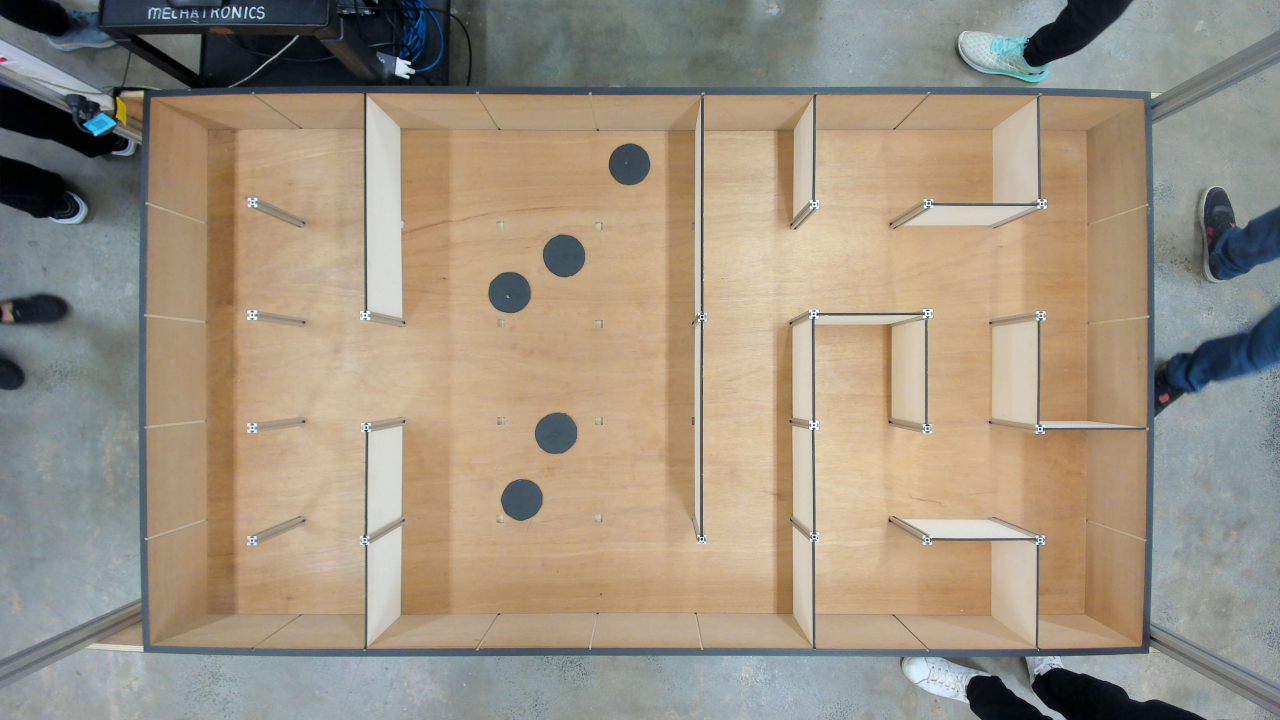
#> input picture official_obstacle.png, 3840 x 2160 px (shown at 1/3 size)
$ jupyter execute updated_cont_planning.ipynb
#> lines starting #> are read from the running program, lines starting #| are printed output that depends on the picture; after the words box and inside, x2 and y2 are one past the last pixel; in counts of white or black regions, pixels touching at a corner belong together
[cell 1]
# IMAGE PROCESSING
import cv2 # OpenCV library
import numpy as np # Numpy library for matricies
import random
import math
from matplotlib import pyplot as plt # Matplotlib library for plotting
from collections import deque
import heapq

random.seed(42)

[cell 2]
# General settings
seed = 42
image_file = "official_obstacle.png"

# Occupancy map
unsafe_iterations = 3

# BFS
size_of_node_grid = 9
bfs_start_node = 0
bfs_end_node = 99

[cell 3]
image = cv2.imread(image_file)
#> image is the input picture: shape (2160, 3840, 3); mean B, G, R 129.5, 146.5, 157.4
rgb_image = cv2.cvtColor(image,cv2.COLOR_BGR2RGB)
plt.imshow(rgb_image)
plt.title("RGB maze")
plt.show()

[cell 4]
pts1 = np.float32([[428,263],[3445,263],[428,1960],[3445,1960]]) # original img corners
pts2 = np.float32([[0,0],[2250,0],[0,1250],[2250,1250]]) # warped corners


H = cv2.getPerspectiveTransform(pts1,pts2) # homography matrix
print(H)

warped_img = cv2.warpPerspective(image, H, (2251,1251)) # 250*9 x 250*5
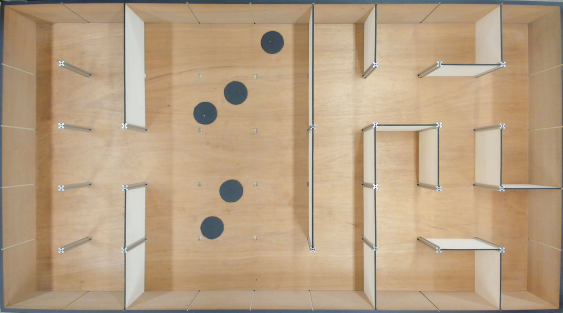
#> warped_img: shape (1251, 2251, 3) (shown at 1/4 size); mean B, G, R 130.9, 159.8, 183.9
warped_rgb = cv2.cvtColor(warped_img,cv2.COLOR_BGR2RGB)
plt.imshow(warped_rgb)
plt.title("transformed rgb maze")
plt.show()

[cell 5]
# masking image
hsv_img = cv2.cvtColor(warped_img, cv2.COLOR_BGR2HSV)
#> hsv_img: shape (1251, 2251, 3); mean H, S, V 21.2, 76.9, 185
hsv_low = np.array([9,0,105],np.uint8)
hsv_high = np.array([97,255,255],np.uint8)
mask = cv2.inRange(hsv_img,hsv_low,hsv_high)
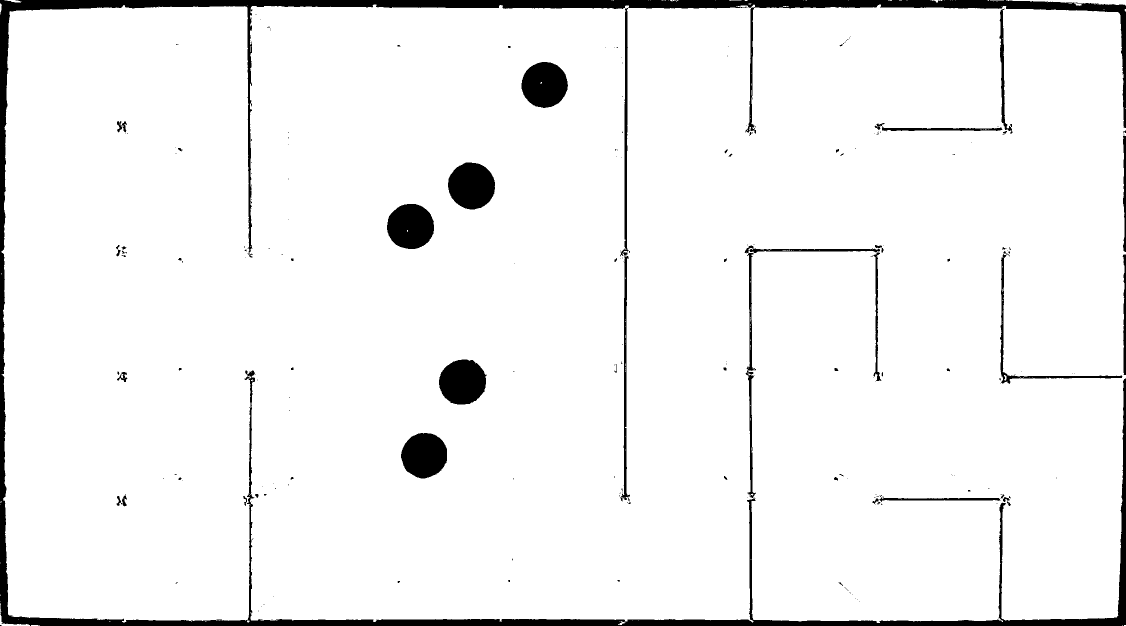
#> mask: shape (1251, 2251) (shown at 1/2 size); 95% white; 226 black regions (171 under 20 px), largest, box (x1, y1, x2, y2) and area: (0, 0, 2251, 1251) 87210, (896, 325, 990, 419) 6868, (774, 408, 868, 498) 6701
height, width,_ = warped_img.shape
color_img = np.ones((height,width,3),dtype=np.uint8) * 255
color_img[mask==0] = [0,0,0]
plt.imshow(color_img)
plt.show()

[cell 6]
def generate_buffer_zone(img, kernels, iteration, minObs):
#> called with kernels = 100, iteration = 1, minObs = 300
    kernel = np.ones((kernels, kernels), np.uint8)
    gray = cv2.cvtColor(img, cv2.COLOR_RGB2GRAY)
    _, obstacle = cv2.threshold(gray, 0, 255, cv2.THRESH_BINARY_INV)
    num_labels, labels, stats, _ = cv2.connectedComponentsWithStats(obstacle, connectivity=8)
    large_obstacles_mask = np.zeros_like(obstacle)
    for i in range(1, num_labels):
        if stats[i, cv2.CC_STAT_AREA] > minObs:
            large_obstacles_mask[labels == i] = 255
    unsafe_zone = cv2.dilate(large_obstacles_mask, kernel, iterations=iteration)
    unsafe_mask = np.logical_and(unsafe_zone == 255, obstacle == 0)
    img[unsafe_mask] = [255, 0, 0]
    return img

[cell 7]
# adding buffer zone
kernel = np.ones((7, 7), np.uint8)
kernel3 = np.ones((3, 3), np.uint8)
kernel2 = np.ones((2, 2), np.uint8)
kernel4 = np.ones((4, 4), np.uint8)
kernel5 = np.ones((1, 1), np.uint8)

image = color_img.copy()

dilated_image = cv2.dilate(image, kernel2, iterations = 1)
erode_image = cv2.erode(dilated_image, kernel3, iterations = 2)
buffer_image = generate_buffer_zone(erode_image,100,1,300)

plt.imshow(buffer_image)
plt.show()
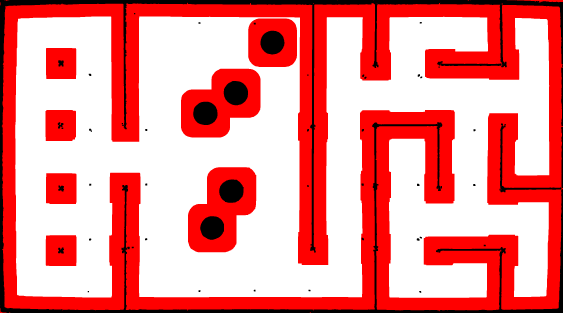
#> shown: shape (1251, 2251, 3) (shown at 1/4 size); mean R, G, B 239.1, 144.1, 144.1

[cell 8]
class Node:
    def __init__(self, node_id, x, y):
        self.id = node_id
        self.x = x
        self.y = y

    def get_point(self):
        return (self.x, self.y)

    def get_ID(self):
        return self.id

class Graph:
    def __init__(self):
        self.nodes = {} # Keys are node IDs, Values are node objects
        self.edges = {} # Keys are node IDs, Values are objects containing neighbouring node ID and the weight

    def add_node(self, node_id, x, y):
        if node_id not in self.nodes:
            self.nodes[node_id] = Node(node_id, x, y)
            self.edges[node_id] = {}

    def add_edge(self, node_id1, node_id2, weight):
        if node_id1 in self.nodes and node_id2 in self.nodes:
            # Edges are bi-directional
            self.edges[node_id1][node_id2] = weight
            self.edges[node_id2][node_id1] = weight

    # [5 lines left out: function remove_edge, not called in this run]

    def get_nodes(self):
        return list(self.nodes.keys())

    # [4 lines left out: function get_edge_weight, not called in this run]

    def get_nodes_dict(self):
        return self.nodes

    def get_edges_dict(self):
        return self.edges

[cell 9]
# [11 lines left out: function path_clear, not called in this run]

def find_distance(x1, y1, x2, y2):
    return math.sqrt((x2 - x1) ** 2 + (y2 - y1) ** 2)

def prm_path_clear(image, x1, y1, x2, y2):

    distance = int(round(find_distance(x1, y1, x2, y2)))

    x_points = np.linspace(x1, x2, distance)
    y_points = np.linspace(y1, y2, distance)

    x_points = np.round(x_points).astype(int)
    y_points = np.round(y_points).astype(int)

    last_val = None
    for x, y in zip(x_points, y_points):
        if 0 <= x < image.shape[1] and 0 <= y < image.shape[0]:
            if last_val is None:
                last_val = image[y, x].any()
            else:
                if last_val != image[y, x].any():
                    return False
                else:
                    last_val = image[y, x].any()

    return True

# [8 lines left out: function find_neighbours, not called in this run]

def dijkstra(graph, start_id, goal_id):
    queue = [(0, start_id)]
    distances = {node.get_ID(): float('inf') for node in list(graph.get_nodes_dict().values())}
    distances[start_id] = 0
    parent = {node.get_ID(): None for node in list(graph.get_nodes_dict().values())}
    while queue:
        current_distance, current_id = heapq.heappop(queue)
        if current_id == goal_id:
            break
        for neighbor_id, weight in graph.edges[current_id].items():
            distance = current_distance + weight
            if distance < distances[neighbor_id]:
                distances[neighbor_id] = distance
                parent[neighbor_id] = current_id
                heapq.heappush(queue, (distance, neighbor_id))
    path = []
    current_id = goal_id
    while parent[current_id] is not None:
        path.insert(0, current_id)
        current_id = parent[current_id]
    path.insert(0, start_id)
    return path, distances[goal_id]

[cell 10]
grid_image = buffer_image.copy()
height = grid_image.shape[1]
width = grid_image.shape[0]

x_nodes = 9
y_nodes = 5

node_spacing_x = width // (x_nodes + 1)
node_spacing_y = height // (y_nodes + 1)

custom_node_spacing_y = 250
custom_node_spacing_x = 2250 // 9

bfs_graph = Graph()

# Adding nodes to the graph
node_id = 0
for i in range(y_nodes):
    for j in range(x_nodes):
        x = 125 + j * custom_node_spacing_x
        y = 125 + i * custom_node_spacing_y
        bfs_graph.add_node(node_id, x, y)
        node_id += 1

# Adding edges only horizontally and vertically
for i in range(y_nodes):
    for j in range(x_nodes):
        current_node_id = i * x_nodes + j
        x, y = bfs_graph.nodes[current_node_id].get_point()

        # Connect to the right neighbor
        if j + 1 < x_nodes:
            right_node_id = current_node_id + 1
            if prm_path_clear(grid_image, x, y, x + custom_node_spacing_x, y):
                bfs_graph.add_edge(current_node_id, right_node_id, 1)

        # Connect to the bottom neighbor
        if i + 1 < y_nodes:
            down_node_id = current_node_id + x_nodes
            if prm_path_clear(grid_image, x, y, x, y + custom_node_spacing_y):
                bfs_graph.add_edge(current_node_id, down_node_id, 1)

# Displaying nodes as light green circles with radius 3
for node_id in bfs_graph.get_nodes():
    node_obj = bfs_graph.nodes[node_id]
    cv2.circle(grid_image, node_obj.get_point(), 3, (0, 255, 0), -1)

# Displaying edges as dark green lines with width 1
for node_id in bfs_graph.get_nodes():
    for neighbour_id, weight in bfs_graph.edges[node_id].items():
        node_obj = bfs_graph.nodes[node_id]
        neighbour_obj = bfs_graph.nodes[neighbour_id]
        cv2.line(grid_image, node_obj.get_point(), neighbour_obj.get_point(), (0, 125, 0), 1)
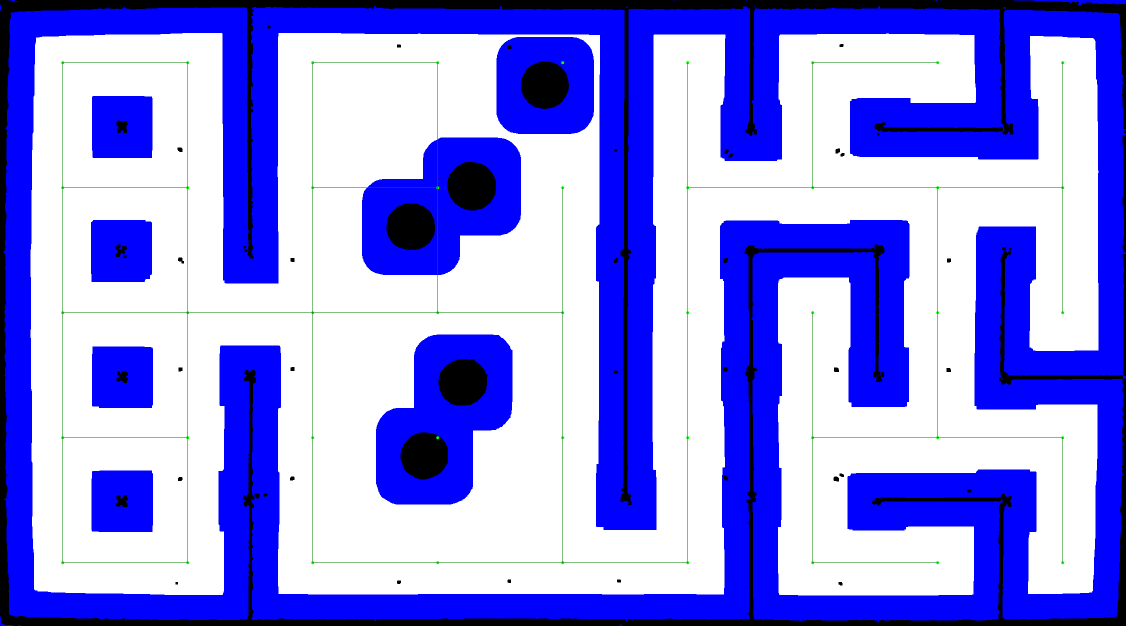
#> grid_image: shape (1251, 2251, 3) (shown at 1/2 size); mean of channels 0, 1, 2 237.9, 143.5, 142.9; drawn as B, G, R

# The rest of your code for pathfinding and displaying the result remains unchanged
path, cost = dijkstra(bfs_graph, 8, 36)

# Converting path to commands
commands = []
start_dir = 2

if start_dir == 0:
    curr_angle = 90.0
elif start_dir == 1:
    curr_angle = 0.0
elif start_dir == 2:
    curr_angle = -90.0
elif start_dir == 3:
    curr_angle = 180.0

for i in range(1, len(path)):
    last_node = bfs_graph.nodes[path[i - 1]]
    curr_node = bfs_graph.nodes[path[i]]
    cv2.line(grid_image, curr_node.get_point(), last_node.get_point(), (0, 0, 255), 2)

    angle = math.degrees(math.atan2(-1 * (curr_node.get_point()[1] - last_node.get_point()[1]), curr_node.get_point()[0] - last_node.get_point()[0]))

    turn_angle = angle - curr_angle
    if turn_angle < -180:
        turn_angle += 360
    elif turn_angle > 180:
        turn_angle -= 360
    curr_angle = angle

    commands.append('t' + str(turn_angle))
    commands.append('f' + str(find_distance(curr_node.get_point()[0], curr_node.get_point()[1], last_node.get_point()[0], last_node.get_point()[1])))
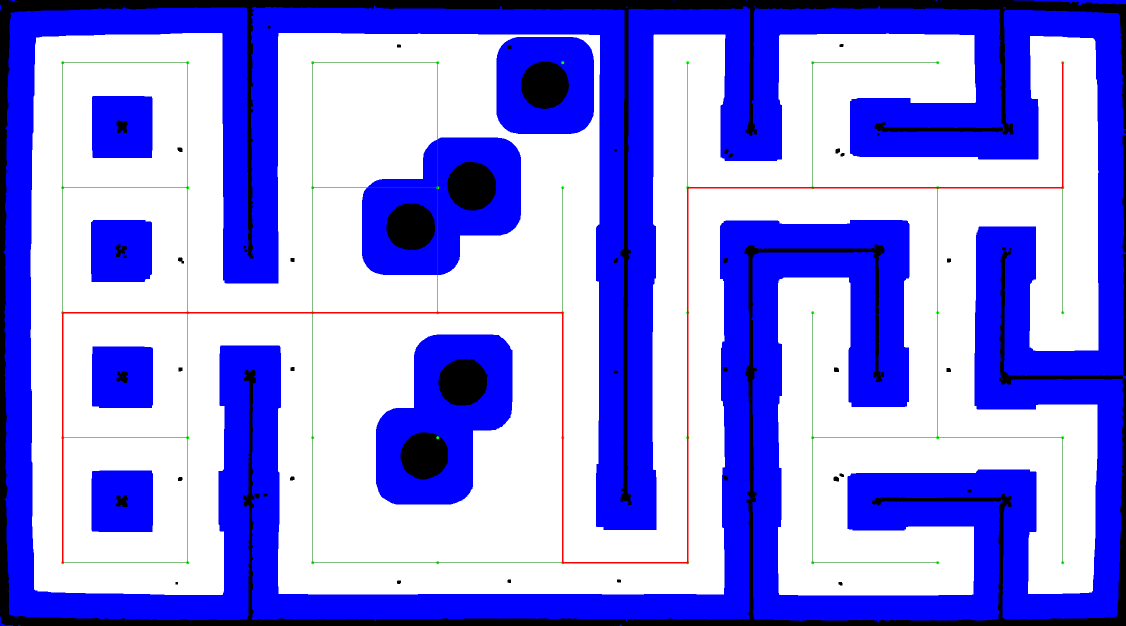
#> grid_image: shape (1251, 2251, 3) (shown at 1/2 size); 0.43% of pixels changed, all inside (x1, y1, x2, y2) = (124, 124, 2127, 1127); drawn as B, G, R
#> after the loop, commands = 32 items, first 6: 't0.0', 'f250.0', 't-90.0', 'f250.0', 't0.0', 'f250.0'

print(commands)
#> (printed output is left out)

with open('output.txt', 'w+') as f:
    f.write(str(commands))
    f.close()

# Displaying resulting image
plt.imshow(grid_image)
plt.show()

$ run again, with continuous.png copied over official_obstacle.png
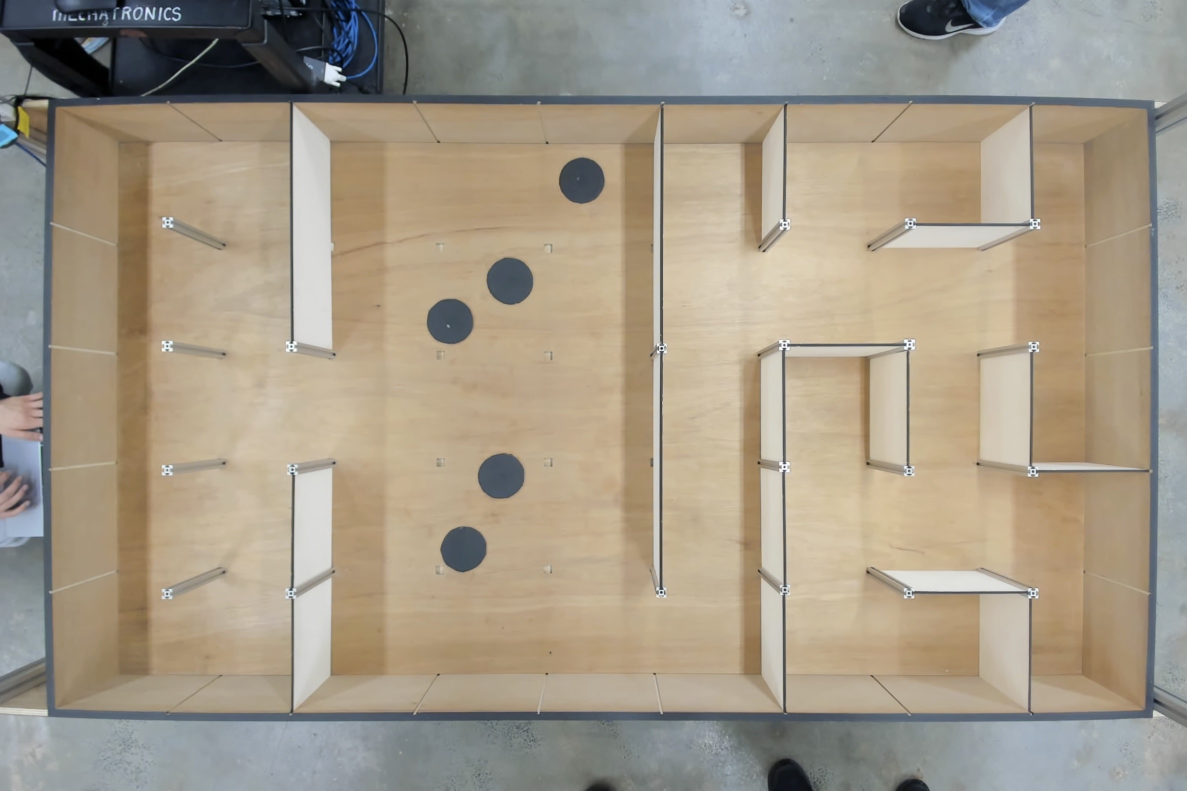
#> input picture continuous.png, 2374 x 1582 px (shown at 1/2 size)
#> image is the input picture: shape (1582, 2374, 3); mean B, G, R 136.3, 153.6, 163.9
#> hsv_img: shape (1251, 2251, 3); mean H, S, V 15.4, 27.7, 89.5
#> `mask = cv2.inRange(hsv_img,hsv_low,hsv_high)`:
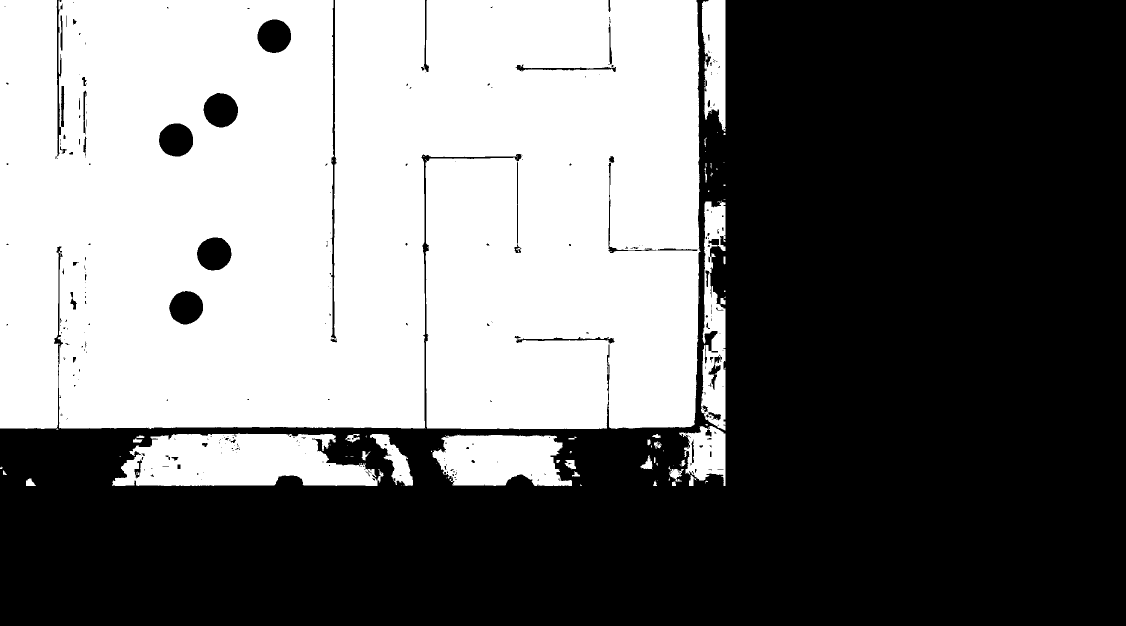
#> mask: shape (1251, 2251) (shown at 1/2 size); 44.9% white; 92 white regions (61 under 20 px), largest, box (x1, y1, x2, y2) and area: (0, 0, 1401, 859) 1163069, (224, 867, 767, 972) 42086, (865, 869, 1144, 972) 22102
#> after the loop `for i in range(1, len(path)):`:
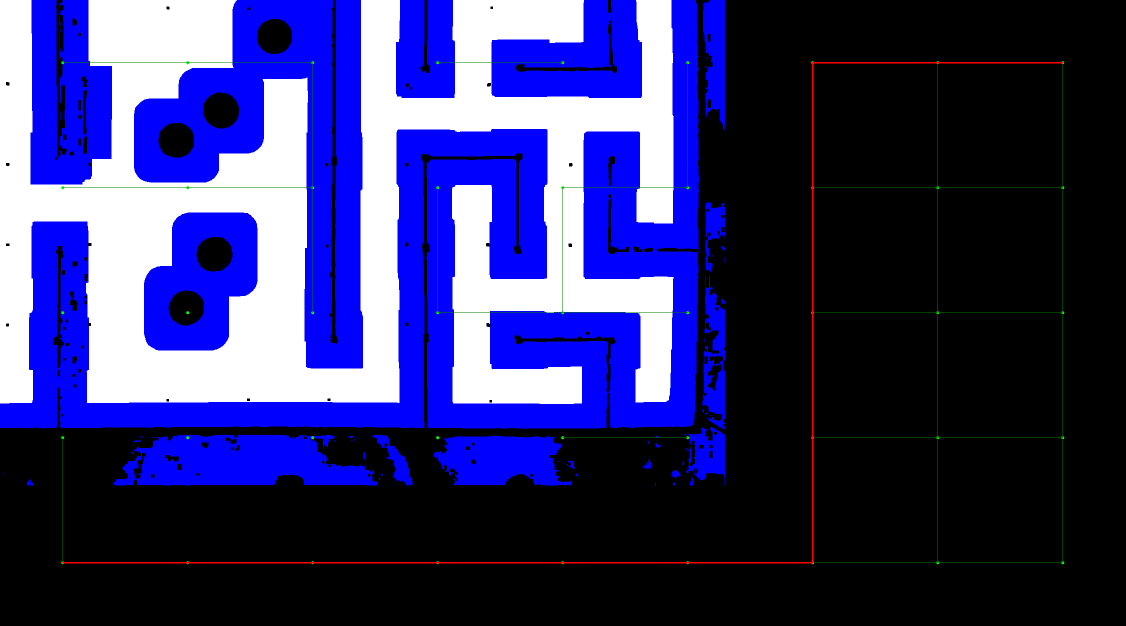
#> grid_image: shape (1251, 2251, 3) (shown at 1/2 size); mean of channels 0, 1, 2 111.2, 49.5, 49.9; drawn as B, G, R
#> after the loop `for i in range(1, len(path)):`: commands = ['t-90.0', 'f250.0', 't0.0', 'f250.0', 't90.0', 'f250.0', 't0.0', 'f250.0', 't0.0', 'f250.0', 't0.0', 'f250.0', 't-90.0', 'f250.0', 't0.0', 'f250.0', 't0.0', 'f250.0', 't0.0', 'f250.0', 't0.0', 'f250.0', 't0.0', 'f250.0']
#> (printed output is left out)
